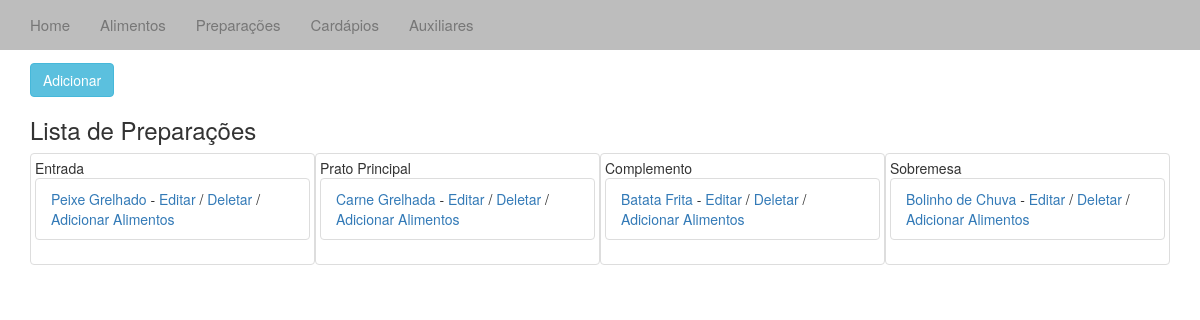
Page /prepara/ on the committed database.
### cardapio/models.py (models this page shows, shortened)
class Aux(models.Model):
	tipo = models.IntegerField(max_length=1)
	desc = models.CharField(max_length=4)

class Prepara(models.Model):
	desc = models.CharField(max_length=40)
	inNatura = models.IntegerField(max_length=1)
	enxofre = models.IntegerField(max_length=1)
	cor = models.CharField(max_length=10)
	tipoPrep = models.CharField(max_length=40)
	coccao = models.CharField(max_length=40)

### cardapio/views.py (the view)
# urls.py: url(r'^prepara/', 'cardapio.views.prepara', name='prepara'),
def prepara(request):
	p_list = Prepara.objects.all()
	aux_list = Aux.objects.all()
	context = {'p_list':p_list,'aux_list':aux_list}
	return render_to_response('prepara.html', context)

### templates/prepara.html (shortened to what this page needs)
{% extends "base.html" %}
{% block body%}
<div class="container-fluid">
	<div class="container">
			<h2>Auxiliares</h2>
			<a href="/addprepara/"><button type="button" class="btn btn-info">Adicionar</button></a>
			<h3>Lista de Preparações</h3>
		{% if p_list %}
			{% for t in aux_list %}
				{% if t.tipo == 2 %}
				<div class="thumbnail col-sm-3">
					{{ t.desc }}
					{% for a in p_list %}
					{% if a.tipoPrep == t.desc %}
					<ul class="list-group">
					<li class="list-group-item">
						<a href="/verprepara/{{ a.id }}"> {{ a.desc }}</a> -
						<a href="/editprepara/{{ a.id }}"> Editar</a> /
						<a href="/deleteprepara/{{ a.id }}"> Deletar </a> /
						<a href="/prep_alimentos/{{ a.id }}"> Adicionar Alimentos </a>
					</li>
					</ul>
					{% endif %}
				{% endfor %}
				</div>
				{% endif %}
			{% endfor %}
		{% endif %}
</div>
{% endblock %}

### rows in the picture
Aux: desc "Entrada"
Prepara: desc "Peixe Grelhado"
Aux: desc "Prato Principal"
Prepara: desc "Carne Grelhada"
Aux: desc "Complemento"
Prepara: desc "Batata Frita"
Aux: desc "Sobremesa"
Prepara: desc "Bolinho de Chuva"
